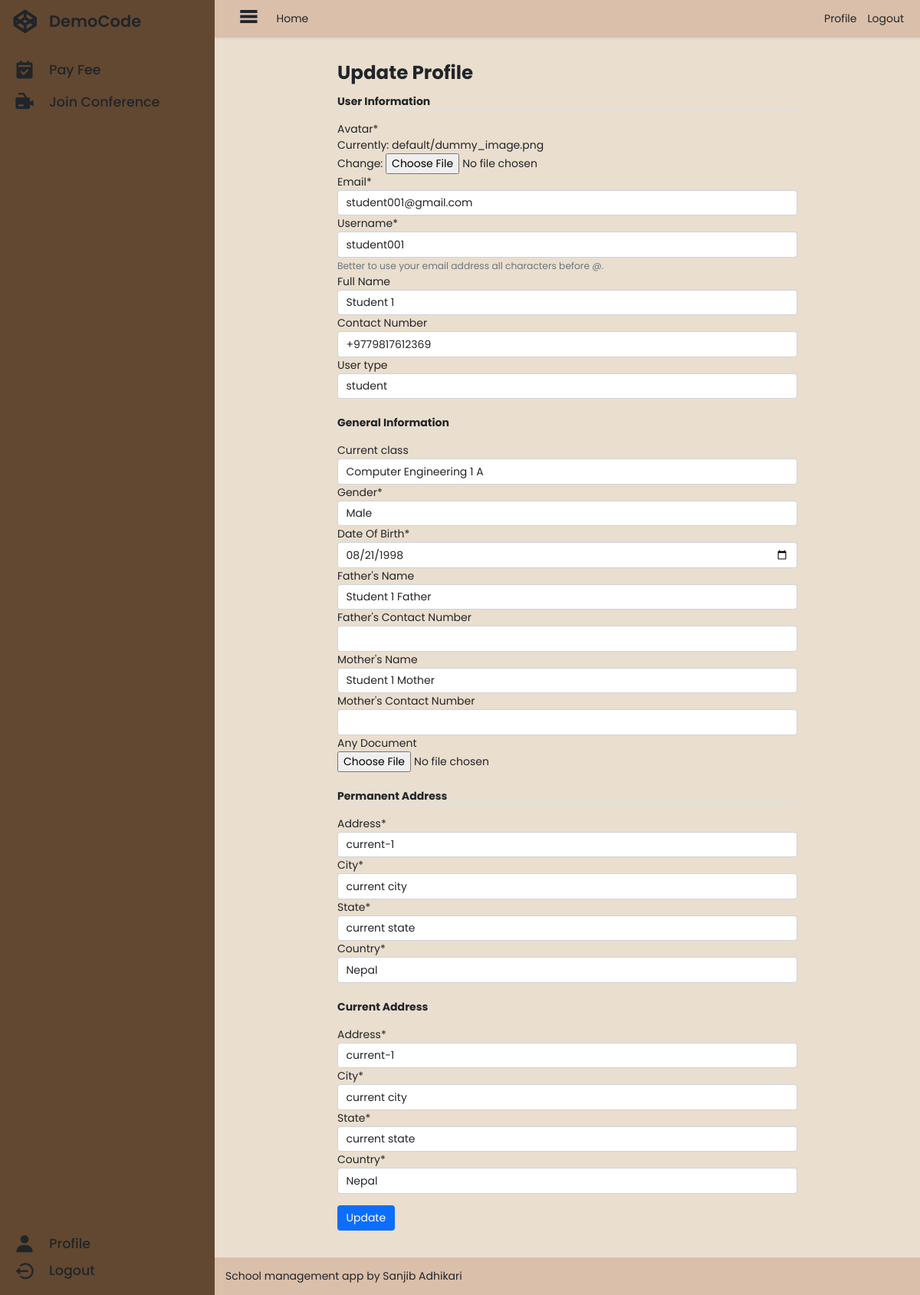
The app's page /student/profile_update/ (signed in) with its own data.
### base/models.py (models this page shows, shortened)
class User(AbstractBaseUser):
    id = models.UUIDField(
        verbose_name=_("ID"),
        primary_key=True,
        default=uuid.uuid4,
        editable=False,
    )
    email = models.EmailField(
        verbose_name=_("Email"),
        max_length=127,
        unique=True,
        error_messages={
            "null": _("Email field is required."),
            "unique": _("An account with that email already exists. Please login to continue."),
            "invalid": _("Enter a valid email address."),
        },
    )
    username = models.CharField(
        verbose_name=_("Username"),
        max_length=127,
        unique=True,
        error_messages={
            "null": _("Username field is required."),
            "unique": _("An account with that username already exists."),
            "invalid": _("Enter a valid username."),
        },
        help_text=_("Better to use your email address all characters before @."),
    )
    user_type = models.ForeignKey(
        UserType,
        on_delete=models.SET_NULL,
        related_name="user_type",
        null=True,
        blank=True,
    )
    name = models.CharField(
        verbose_name=_("Full Name"),
        max_length=255,
        null=True,
        blank=True,
    )
    contact_number = PhoneNumberField(
        verbose_name=_("Contact Number"),
        null=True,
        blank=True,
    )
    avatar = models.ImageField(
        verbose_name=_("Avatar"),
        blank=True,
        null=True,
        default=get_default_avatar,
        upload_to=get_user_avatar,
    )
    is_email_verified = models.BooleanField(
        verbose_name=_("Email Verification Status"),
        default=get_email_verified_value,
        help_text=_("Designates whether this user is verified or not."),
    )
    is_staff = models.BooleanField(
        verbose_name=_("Staff Status"),
        default=False,
        help_text=_("Designates whether the user can log into this admin site."),
    )
    is_active = models.BooleanField(
        verbose_name=_("Active"),
        default=True,
        help_text=_(
            "Designates whether this user should be treated as active."
            "Unselect this field instead of deleting accounts."
        ),
    )
    is_superuser = models.BooleanField(
        _("superuser status"),
        default=False,
        help_text=_("Designates that this user has all permissions without explicitly assigning them."),
    )
    user_permissions = models.ManyToManyField(
        Permission,
        verbose_name=_("user permissions"),
        blank=True,
        help_text=_("Specific permissions for this user."),
        related_name="user_set",
        related_query_name="user",
    )
    groups = models.ManyToManyField(
        Group,
        verbose_name=_("Groups"),
        blank=True,
        help_text=_(
            "The groups this user belongs to. A user will get all permissions granted to each of their groups."
        ),
        related_name="user_set",
        related_query_name="user",
    )
    last_login = models.DateTimeField(
        verbose_name=_("Last Login"),
        auto_now=True,
    )
    date_joined = models.DateTimeField(
        verbose_name=_("Date Joined"),
        auto_now_add=True,
        editable=False,
    )
    objects = UserManager()
    USERNAME_FIELD = "email"
    REQUIRED_FIELDS = []
    class Meta:
        verbose_name = _("User")
        verbose_name_plural = _("Users")
        ordering = ["-date_joined"]

class UserType(models.Model):
    id = models.UUIDField(
        verbose_name=_("ID"),
        primary_key=True,
        default=uuid.uuid4,
        editable=False,
    )
    name = models.CharField(
        _("name"),
        max_length=31,
        unique=True,
    )
    permissions = models.ManyToManyField(
        Permission,
        verbose_name=_("permissions"),
        blank=True,
    )
    objects = UserTypeManager()
    def __str__(self):
        return self.name

### administrator/models.py (models this page shows, shortened)
class Student(models.Model):
    id = models.UUIDField(
        verbose_name=_("ID"),
        primary_key=True,
        default=uuid.uuid4,
        editable=False,
    )
    user = models.OneToOneField(
        User,
        on_delete=models.SET_NULL,
        null=True,
        blank=True,
    )
    current_class = models.ForeignKey(
        Class,
        on_delete=models.SET_NULL,
        null=True,
        blank=True,
    )
    gender = models.CharField(
        verbose_name=_("Gender"),
        max_length=7,
        choices=GENDER_CHOICE,
        default="Male",
    )
    dob = models.DateField(
        verbose_name=_("Date Of Birth"),
    )
    fathers_name = models.CharField(
        verbose_name=_("Father's Name"),
        max_length=127,
        blank=True,
        null=True,
    )
    fathers_contact_no = PhoneNumberField(
        verbose_name=_("Father's Contact Number"),
        blank=True,
        null=True,
    )
    mothers_name = models.CharField(
        verbose_name=_("Mother's Name"),
        max_length=127,
        blank=True,
        null=True,
    )
    mothers_contact_no = PhoneNumberField(
        verbose_name=_("Mother's Contact Number"),
        blank=True,
        null=True,
    )
    permanent_address = models.ForeignKey(
        Address,
        on_delete=models.SET_NULL,
        blank=True,
        null=True,
        related_name="student_permanent_address",
    )
    current_address = models.ForeignKey(
        Address,
        on_delete=models.SET_NULL,
        null=True,
        blank=True,
        related_name="student_current_address",
    )
    document = models.FileField(
        verbose_name=_("Any Document"),
        upload_to=get_document,
        blank=True,
        null=True,
    )
    created = models.DateTimeField(
        verbose_name=_("Created"),
        auto_now_add=True,
    )

class Address(models.Model):
    id = models.UUIDField(
        verbose_name=_("ID"),
        primary_key=True,
        default=uuid.uuid4,
        editable=False,
    )
    address = models.CharField(
        verbose_name=_("Address"),
        max_length=255,
    )
    city = models.CharField(
        verbose_name=_("City"),
        max_length=63,
    )
    state = models.CharField(
        verbose_name=_("State"),
        max_length=63,
    )
    country = models.CharField(
        verbose_name=_("Country"),
        max_length=63,
    )

### student/decorators.py (the view)
    def message_function(request, uuid=None, *args, **kwargs):
        if isinstance(request, WSGIRequest):
            if request.user.is_authenticated and not request.user.user_type.name == "student":
                messages.error(request, "You must login as student to access this page.")
            elif not request.user.is_authenticated:
                messages.error(request, "You must login to access this page.")
        return function(request, uuid, *args, **kwargs)

### base/forms.py
class UserUpdateForm(forms.ModelForm):
    avatar = forms.FileField(widget=CustomFileInput)
    class Meta:
        model = User
        fields = (
            "avatar",
            "email",
            "username",
            "name",
            "contact_number",
            "user_type",
        )

### administrator/forms.py
class StudentForm(forms.ModelForm):
    class Meta:
        model = Student
        fields = (
            "current_class",
            "gender",
            "dob",
            "fathers_name",
            "fathers_contact_no",
            "mothers_name",
            "mothers_contact_no",
            "document",
        )
        widgets = {
            "dob": forms.DateInput(attrs={"type": "date"}),
        }

### administrator/models.py (called while the page is built)
    def __str__(self):
        return self.name

    def __str__(self):
        return f"{self.course} {self.semester} {self.section}"

### student/views.py (called while the page is built, shortened)
@student_message
@student_required
def profile_update_view(request, *args, **kwargs):
    context = {}
    user = request.user
    student = Student.objects.get(user=user)
    u_form = UserUpdateForm(request.POST or None, request.FILES or None, instance=student.user)
    s_form = StudentForm(request.POST or None, request.FILES or None, instance=student)
    pa_form = AddressForm(request.POST or None, instance=student.permanent_address)
    ca_form = AddressForm(request.POST or None, instance=student.current_address)
    context["u_form"] = u_form
    context["s_form"] = s_form
    context["pa_form"] = pa_form
    context["ca_form"] = ca_form
    return render(request, "student/profile_update.html", context)

### student/templates/student/profile_update.html (shortened to what this page needs)
{% extends 'student/base.html' %}
{% load static %}
{% load crispy_forms_tags %}
{% block main %}
<div class="container">
    {% include 'snippets/profile_update.html' %}
</div>
{% endblock main %}

### templates/snippets/profile_update.html (shortened to what this page needs)
{% load crispy_forms_tags %}
<form method="post" enctype="multipart/form-data">
    <legend class="fw-bold fs-3 border-bottom">Update Profile</legend>
    <p class="mt-4 fw-bold border-bottom">User Information</p>
    {{u_form|crispy}}
    <p class="mt-4 fw-bold border-bottom">General Information</p>
    {{s_form|crispy}}
    <p class="mt-4 fw-bold border-bottom">Permanent Address</p>
    {{pa_form|crispy}}
    <p class="mt-4 fw-bold border-bottom">Current Address</p>
    {{ca_form|crispy}}
    <div class="d-flex justify-content-between my-2 pt-2 border-top">
        <button class="btn btn-primary" type="submit">Update</button>
    </div>
</form>

### base/templates/base/widgets/clearable_file_input.html (shortened to what this page needs)
{% if widget.is_initial %}
{{ widget.initial_text }}:
<a href="{{ widget.value.url }}">{{ widget.value }}</a>
<br>
{{ widget.input_text }}:
{% endif %}
<input type="{{ widget.type }}" name="{{ widget.name }}" {% include "django/forms/widgets/attrs.html" %}>

### static/css/base.css (style rules this page uses)
*, *::before, *::after { box-sizing: border-box; }
* { margin: 0; padding: 0; font-size: 14px; font-family: 'Poppins', sans-serif; }
a, a:hover { text-decoration: none; color: inherit; }
body { margin: 0; padding: 0; width: 100vw; height: 100vh; display: flex; }
.container { padding: 1rem; display: flex; flex-direction: column; align-items: center; overflow: auto; max-width: calc(100% - 2rem); height: 100%; }
form { width: 100%; max-width: 600px; }
legend { font-weight: 600; }

### records on screen
User: value "default/dummy_image.png", email "student001@gmail.com", username "student001", name "Student 1", contact_number "+9779817612369", user_type "student"
Student: current_class "Computer Engineering 1 A", gender "Male", dob "08/21/1998", fathers_name "Student 1 Father", mothers_name "Student 1 Mother"
Address: address "current-1", city "current city", state "current state", country "Nepal"
Address: address "current-1", city "current city", state "current state", country "Nepal"

### other values on screen
{{ widget.initial_text }} "Currently"
{{ widget.input_text }} "Change"
